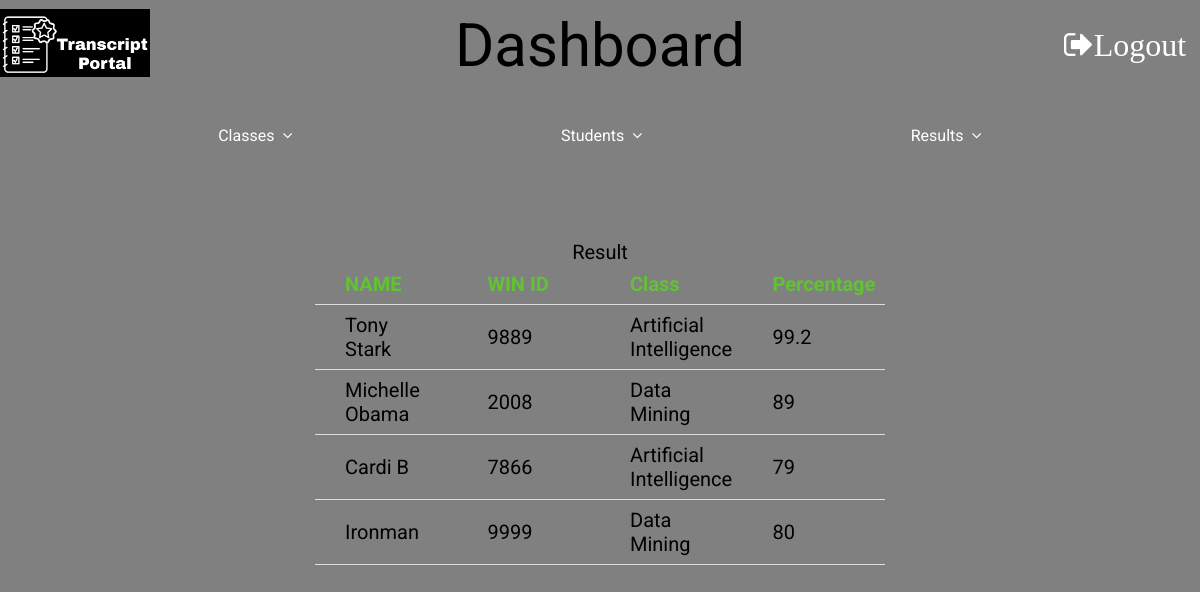
/viewallresults.php (signed in), run on the app's committed database.
### tables this page shows
CREATE TABLE `result` (
  `name` varchar(30) NOT NULL,
  `rno` int(3) NOT NULL,
  `class` varchar(30) NOT NULL,
  `p1` int(3) NOT NULL,
  `p2` int(3) NOT NULL,
  `p3` int(3) NOT NULL,
  `p4` int(3) NOT NULL,
  `p5` int(3) NOT NULL,
  `marks` int(3) NOT NULL,
  `percentage` float NOT NULL
);

### viewallresults.php (the view, shortened to what this page needs)
<!DOCTYPE html>
<html lang="en">
<head>
    <link rel="stylesheet" href="css/home.css">
    <link rel="stylesheet" href="./css/font-awesome-4.7.0/css/font-awesome.css">
    <link rel="stylesheet" type='text/css' href="css/manage.css">
</head>
<body style="background: grey; color: black">
    <div class="title">
        <a href="dashboard.php"><img src="./images/logo2.png" alt="" class="logo"></a>
        <span class="heading">Dashboard</span>
        <a href="logout.php" style="color: white"><span class="fa fa-sign-out fa-2x">Logout</span></a>
    </div>
    <div class="nav">
        <ul>
            <li class="dropdown" onclick="toggleDisplay('1')">
                <a href="" class="dropbtn">Classes &nbsp
                    <span class="fa fa-angle-down"></span>
                </a>
            </li>
            <li class="dropdown" onclick="toggleDisplay('2')">
                <a href="#" class="dropbtn">Students &nbsp
                    <span class="fa fa-angle-down"></span>
                </a>
            </li>
            <li class="dropdown" onclick="toggleDisplay('3')">
                <a href="#" class="dropbtn">Results &nbsp
                    <span class="fa fa-angle-down"></span>
                </a>
            </li>
        </ul>
    </div>
   <div class="main">
        <?php
            include('session.php');
            $sql = "SELECT `name`, `rno`, `class`, `p1`, `p2`, `p3`, `p4`, `p5`, `marks`, `percentage` FROM `result`";
            $result = mysqli_query($conn, $sql);
            if (mysqli_num_rows($result) > 0) {
               echo "<table>
                <caption> Result </caption>
                <tr>
                <th> NAME</th>
                <th> WIN ID</th>
                <th> Class </th>
                <th> Percentage </th>
                </tr>";
                while($row = mysqli_fetch_array($result))
                  {
                  echo "<tr>";
                  echo "<td>" . $row['name'] . "</td>";
                  echo "<td>" . $row['rno'] . "</td>";
                  echo "<td>" . $row['class'] . "</td>";
                  echo "<td>" . $row['percentage']."</td>";
                  echo "</tr>";
                  }
                echo "</table>";
            } else {
                echo " NO RESULTS";
            }
        ?>
    </div>
</body>
</html>

### css/home.css (style rules this page uses)
body { margin: 0; font-family: 'Roboto', sans-serif; background-color: #222629; color: white; }
.title { display: grid; grid-template-rows: 50px; grid-template-columns: 150px 1fr 150px; align-items: center; padding: 20px 0; text-align: center; }
.logo { width: 150px; height: auto; }
.heading { font-size: 60px; }
.main { display: grid; align-items: center; font-size: 20px; padding-top: 80px; }
ul { list-style-type: none; margin: 20px 0 0 0; padding: 0; display: flex; overflow: hidden; justify-content: space-evenly; color:blue; }
li a,.dropbtn { display: inline-block; text-decoration: none; color: white; height: 40px; display: flex; align-items: center; padding: 5px 50px; }
li.dropdown { display: inline-block; }

### css/manage.css (style rules this page uses)
.main { display: grid; justify-content: center; padding: 30px; }
.main table { margin: 50px auto; }
.main table, th, td { border-collapse: collapse; text-align: left; table-layout: fixed; padding: 8px 30px; width: 50%; }
.main th { color: #61c232; }
th, td { border-bottom: 1px solid #ddd; }

### data on the page
result: name "Tony Stark", rno "9889", class "Artificial Intelligence", percentage "99.2"
result: name "Michelle Obama", rno "2008", class "Data Mining", percentage "89"
result: name "Cardi B", rno "7866", class "Artificial Intelligence", percentage "79"
result: name "Ironman", rno "9999", class "Data Mining", percentage "80"
